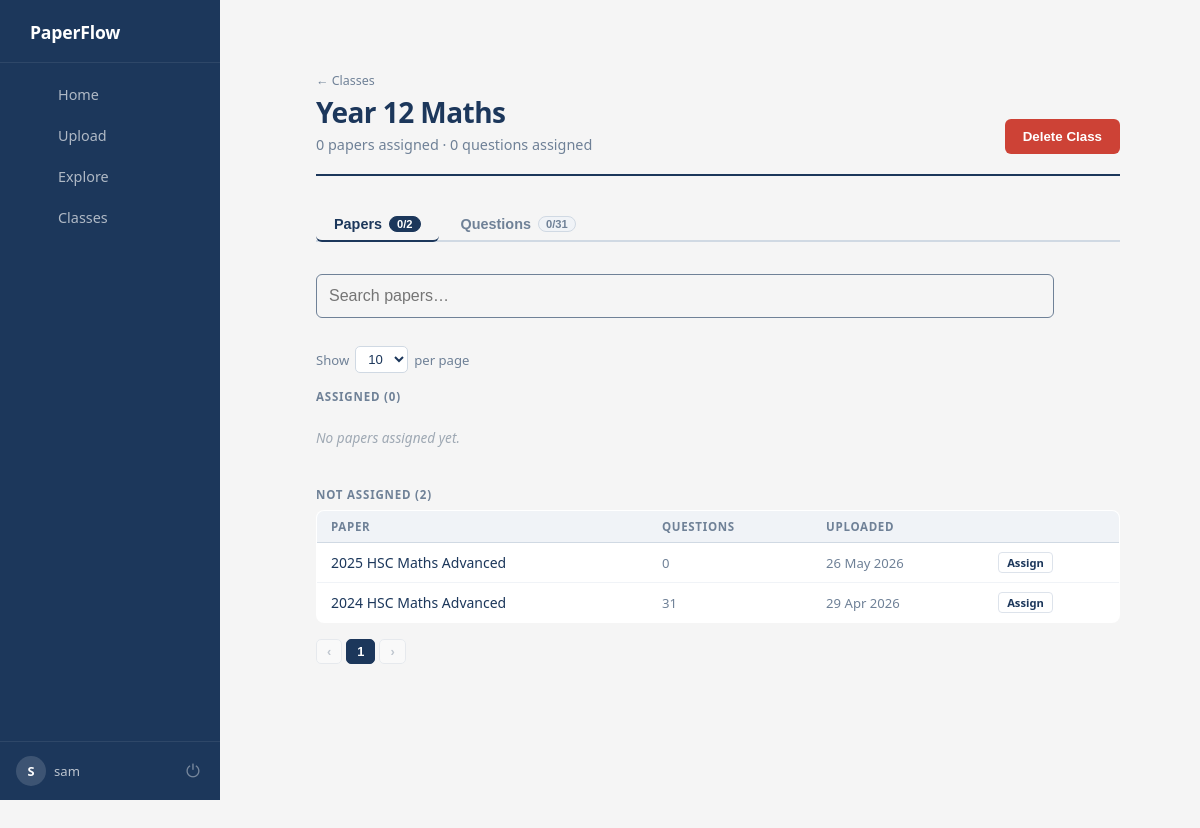
Screenshot of /classes/3 (signed in) with the database file from the repository.
### models.py (models this page shows)
class User(db.Model, UserMixin):
    __tablename__ = 'user'
    id = db.Column(db.Integer, primary_key=True)
    username = db.Column(db.String(150), unique=True, nullable=False)
    password_hash = db.Column(db.String(200), nullable=False)
    papers = db.relationship('UserPaper', backref='user', lazy=True)
    classes = db.relationship('Class', backref='user', lazy=True, cascade="all, delete-orphan")

class Class(db.Model):
    id = db.Column(db.Integer, primary_key=True)
    user_id = db.Column(db.Integer, db.ForeignKey('user.id'), nullable=False)
    name = db.Column(db.String(150), nullable=False)
    question_states = db.relationship('QuestionUsed', backref='class', lazy=True, cascade="all, delete-orphan")
    paper_states = db.relationship('PaperUsed', backref='class', lazy=True, cascade="all, delete-orphan")

class PastPaper(db.Model):
    id = db.Column(db.Integer, primary_key=True)
    filename = db.Column(db.String(200), nullable=False)
    questions = db.relationship(
        'Question',
        backref='paper',
        lazy=True,
        cascade="all, delete-orphan"
    )
    uploaded_at = db.Column(db.DateTime, default=db.func.now())
    owner_id = db.Column(db.Integer, db.ForeignKey('user.id'), nullable=False)

### app.py (the view)
@app.route('/classes/<int:class_id>')
@login_required
def view_class(class_id):
    cls = Class.query.filter_by(id=class_id, user_id=current_user.id).first_or_404()
    user_paper_ids = {
        up.paper_id for up in UserPaper.query.filter_by(user_id=current_user.id).all()
    }
    all_papers = (
        PastPaper.query
        .filter(PastPaper.id.in_(user_paper_ids))
        .order_by(PastPaper.uploaded_at.desc())
        .all()
    )
    assigned_paper_ids = {s.paper_id for s in cls.paper_states}
    assigned_papers   = [{"paper": p} for p in all_papers if p.id in assigned_paper_ids]
    unassigned_papers = [p for p in all_papers if p.id not in assigned_paper_ids]
    all_questions = (
        Question.query
        .filter(Question.paper_id.in_(user_paper_ids))
        .order_by(Question.id.desc())
        .all()
    )
    assigned_question_ids = {s.question_id for s in cls.question_states}
    assigned_questions   = [{"question": q} for q in all_questions if q.id in assigned_question_ids]
    unassigned_questions = [q for q in all_questions if q.id not in assigned_question_ids]
    per_page_papers    = int(request.args.get('pp_papers',    10))
    per_page_questions = int(request.args.get('pp_questions', 10))
    return render_template(
        'class.html',
        cls=cls,
        assigned_papers=assigned_papers,
        unassigned_papers=unassigned_papers,
        assigned_questions=assigned_questions,
        unassigned_questions=unassigned_questions,
        per_page_papers=per_page_papers,
        per_page_questions=per_page_questions,
    )

### app.py (called while the page is built)
@login_manager.user_loader
def load_user(user_id):
    user = User.query.filter_by(id=int(user_id)).first()
    return user

@app.context_processor
def inject_user():
    return dict(user=current_user)

def format_filename(filename):
    name = str(filename).split('_', 1)[-1]
    name = os.path.splitext(name)[0]
    name = re.sub(r'[-_]+', ' ', name)
    words = name.split()
    formatted = []
    for w in words:
        if w.upper() in ["HSC", "IB", "PDF"]:
            formatted.append(w.upper())
        else:
            formatted.append(w.capitalize())
    return " ".join(formatted)

@app.context_processor
def utility_processor():
    return dict(format_filename=format_filename)

### templates/class.html (shortened to what this page needs)
{% extends "base.html" %}
{% block content %}
{% from "macros.html" import flash_messages %}
<div class="index-layout">
    <div class="index-topbar">
        <div class="index-topbar-left">
            <a href="{{ url_for('view_classes') }}"
               style="font-size:0.78rem; color:#6f8197; text-decoration:none; display:block; margin-bottom:4px;">
                ← Classes
            </a>
            <h1>{{ cls.name }}</h1>
            <p>
                {{ assigned_papers|length }} paper{{ 's' if assigned_papers|length != 1 }} assigned
                &middot;
                {{ assigned_questions|length }} question{{ 's' if assigned_questions|length != 1 }} assigned
            </p>
        </div>
        <form method="POST"
              action="{{ url_for('delete_class', class_id=cls.id) }}"
              onsubmit="return confirm('Delete class \'{{ cls.name }}\'?');">
            <button class="btn-red">Delete Class</button>
        </form>
    </div>
    <div class="cd-tabs">
        <button class="cd-tab active" onclick="switchTab('papers', this)">
            Papers
            <span class="cd-tab-badge">{{ assigned_papers|length }}/{{ assigned_papers|length + unassigned_papers|length }}</span>
        </button>
        <button class="cd-tab" onclick="switchTab('questions', this)">
            Questions
            <span class="cd-tab-badge">{{ assigned_questions|length }}/{{ assigned_questions|length + unassigned_questions|length }}</span>
        </button>
    </div>
    <div id="tab-papers" class="cd-tab-content">
        <div class="cd-toolbar">
            <input class="cd-search" type="text" placeholder="Search papers…"
                   oninput="filterTable('papers', this.value)">
            <div class="cd-per-page">
                Show
                <select onchange="changePerPage('papers', this.value)">
                    <option value="10" {% if per_page_papers == 10 %}selected{% endif %}>10</option>
                </select>
                per page
            </div>
        </div>
        <div class="cd-section-label">Assigned ({{ assigned_papers|length }})</div>
        {% if assigned_papers %}
        <table class="cd-table" id="table-papers-assigned">
            <thead>
                <tr>
                    <th>Paper</th>
                    <th>Questions</th>
                    <th>Uploaded</th>
                    <th></th>
                </tr>
            </thead>
            <tbody>
                {% for entry in assigned_papers %}
                <tr class="cd-row" data-name="{{ format_filename(entry.paper.filename)|lower }}">
                    <td>
                        <a href="{{ url_for('view_paper', paper_id=entry.paper.id) }}"
                           class="cd-link">{{ format_filename(entry.paper.filename) }}</a>
                    </td>
                    <td class="cd-muted">{{ entry.paper.questions|length }}</td>
                    <td class="cd-muted">{{ entry.paper.uploaded_at.strftime('%d %b %Y') }}</td>
                    <td>
                        <form method="POST"
                              action="{{ url_for('toggle_paper_class', paper_id=entry.paper.id, class_id=cls.id) }}">
                            <button class="qa-del" type="submit">Remove</button>
                        </form>
                    </td>
                </tr>
                {% endfor %}
            </tbody>
        </table>
        {% else %}
            <div class="cd-empty">No papers assigned yet.</div>
        {% endif %}
        <div class="cd-section-label" style="margin-top:1.5rem;">
            Not Assigned ({{ unassigned_papers|length }})
        </div>
        {% if unassigned_papers %}
        <table class="cd-table" id="table-papers-unassigned">
            <thead>
                <tr>
                    <th>Paper</th>
                    <th>Questions</th>
                    <th>Uploaded</th>
                    <th></th>
                </tr>
            </thead>
            <tbody>
                {% for paper in unassigned_papers %}
                <tr class="cd-row" data-name="{{ format_filename(paper.filename)|lower }}">
                    <td>
                        <a href="{{ url_for('view_paper', paper_id=paper.id) }}"
                           class="cd-link">{{ format_filename(paper.filename) }}</a>
                    </td>
                    <td class="cd-muted">{{ paper.questions|length }}</td>
                    <td class="cd-muted">{{ paper.uploaded_at.strftime('%d %b %Y') }}</td>
                    <td>
                        <form method="POST"
                              action="{{ url_for('toggle_paper_class', paper_id=paper.id, class_id=cls.id) }}">
                            <button class="qa-edit" type="submit">Assign</button>
                        </form>
                    </td>
                </tr>
                {% endfor %}
            </tbody>
        </table>
        {% else %}
            <div class="cd-empty">All your papers have been assigned.</div>
        {% endif %}
        <div class="cd-pagination" id="pagination-papers"></div>
    </div>
</div>
{% endblock %}

### templates/base.html (shortened to what this page needs)
<!DOCTYPE html>
<html lang="en">
<head>
    <link rel="stylesheet" href="{{ url_for('static', filename='css/style.css') }}">
</head>
<body>
    <nav class="sidebar">
        <div class="brand">
            <span class="brand-name">PaperFlow</span>
        </div>
        <div class="nav-links">
            {% if current_user.is_authenticated %}
                <a href="{{ url_for('index') }}" class="nav-link {% if request.endpoint == 'index' %}active{% endif %}">
                     Home
                </a>
                <a href="{{ url_for('upload') }}" class="nav-link {% if request.endpoint == 'upload' %}active{% endif %}">
                     Upload
                </a>
                <a href="{{ url_for('explore') }}" class="nav-link {% if request.endpoint == 'explore' %}active{% endif %}">
                     Explore
                </a>
                <a href="{{ url_for('view_classes') }}" class="nav-link {% if request.endpoint == 'view_classes' %}active{% endif %}">
                     Classes
                </a>
            {% endif %}
        </div>
        {% if current_user.is_authenticated %}
        <div class="sidebar-footer">
            <div class="user-info">
                <div class="user-avatar">{{ current_user.username[0].upper() }}</div>
                <span class="user-name">{{ current_user.username }}</span>
            </div>
            <a href="{{ url_for('logout') }}" class="logout-btn" title="Logout">⏻</a>
        </div>
        {% endif %}
    </nav>
    <div class="page-content">
        <div class="main-content">
            {% block content %}{% endblock %}
        </div>
    </div>
</body>
</html>

### rows the page displays
User: username "S", username "sam"
Class: name "Year 12 Maths"
PastPaper: filename "2025 HSC Maths Advanced", questions|length "0", uploaded_at "26 May 2026"
PastPaper: filename "2024 HSC Maths Advanced", questions|length "31", uploaded_at "29 Apr 2026"

### other values shown
{{ assigned_papers|length }} "0"
{{ 's' if assigned_papers|length != 1 }} "s"
{{ assigned_questions|length }} "0"
{{ 's' if assigned_questions|length != 1 }} "s"
{{ assigned_papers|length + unassigned_papers|length }} "2"
{{ assigned_questions|length + unassigned_questions|length }} "31"
{{ unassigned_papers|length }} "2"
